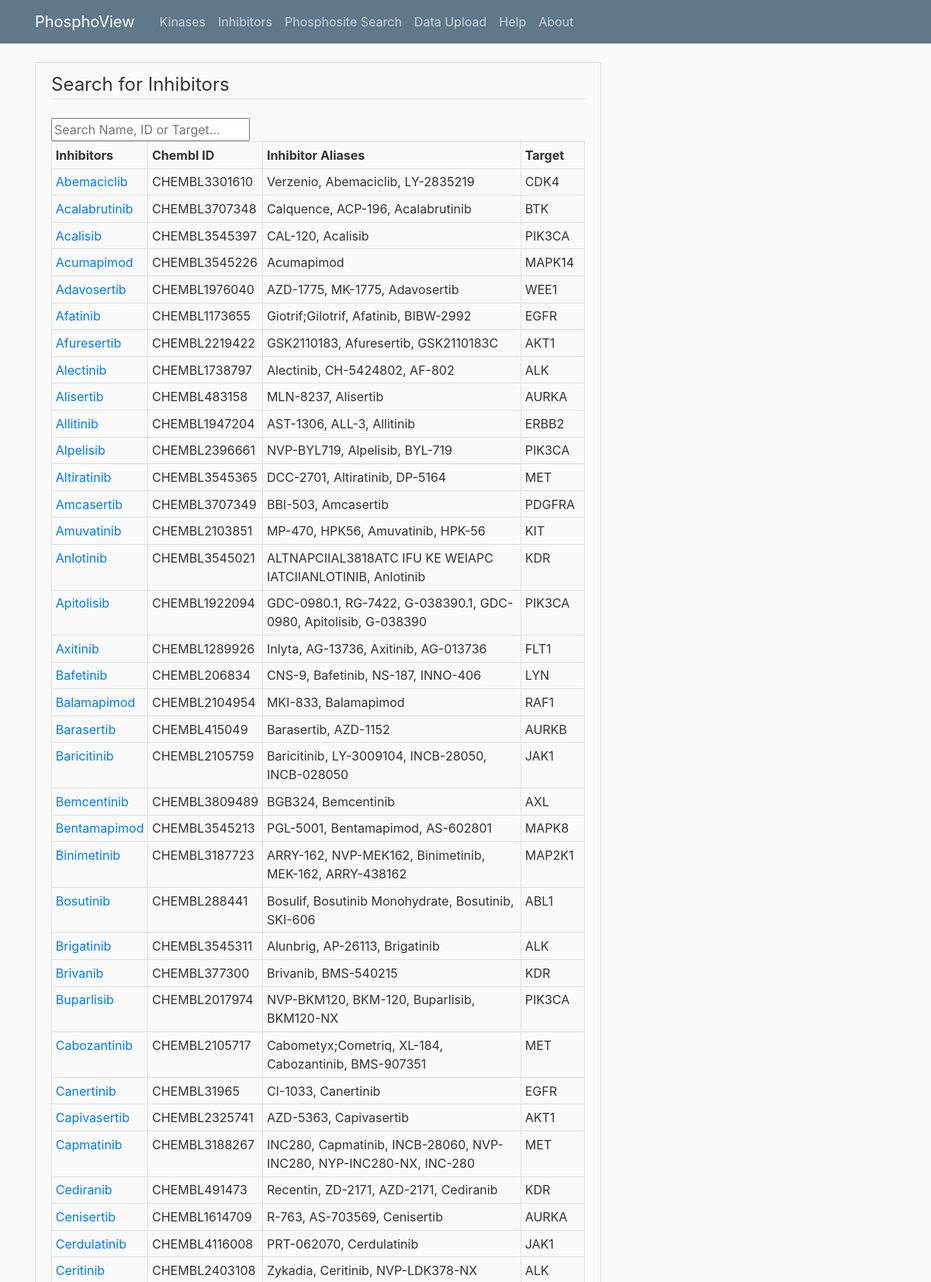
/Inhibitors (upper part), run on the app's committed database.
### Database/kinase_declarative.py (models this page shows, shortened)
class InhibitorMeta(Base):
    __tablename__ = 'inhibitor_meta'
    inhibitor_id = Column(Integer, primary_key=True)
    inhibitor_name = Column(String)
    molecular_weight = Column(Integer)
    smiles = Column(String)
    chembl_id = Column(Integer, nullable=True)
    inchi = Column(String)
    images_url = Column(String)
    kinases = relationship('KinaseGeneMeta', secondary="kinase_inhibitor_relations")
    def to_dict(self):
        output = {
                "inhibitor_id": self.inhibitor_id,
                "inhibitor_name": self.inhibitor_name,
                "molecular_weight": self.molecular_weight,
                "smiles": self.smiles,
                "inchi": self.inchi,
                "images_url": self.images_url,
                "kinases": self.get_kinase_list(),
                "inhibitor_aliases": [alias.inhibitor_alias for alias in self.inhibitor_aliases]
                }
        if self.chembl_id: #if chembl id is not none, then return the chembl id
            output["chembl_id"] = self.chembl_id
        return output
    def get_kinase_list(self):
        results = []
        for kinase_obj in self.kinases:
            tmp ={}
            tmp_list = []
            tmp["gene_name"] = kinase_obj.gene_name
            for alias_obj in kinase_obj.gene_aliases:
                tmp_list.append(alias_obj.gene_alias)
            tmp["gene_alias"] = tmp_list
            results.append(tmp)
        return results

class KinaseGeneMeta(Base):
    __tablename__ = 'kinase_gene_meta'
    protein_name = Column(String)
    uniprot_number = Column(Integer)
    uniprot_entry = Column(String)
    gene_name = Column(String, primary_key=True)
    kinase_family = Column(String)
    phosphosites = relationship('PhosphositeMeta', secondary='kinase_phosphosite_relations')
    inhibitors = relationship("InhibitorMeta", secondary="kinase_inhibitor_relations" )

class InhibitorName(Base):
    __tablename__ = 'inhibitor_names'
    inhibitor_name = Column(String, ForeignKey('inhibitor_meta.inhibitor_name'))
    inhibitor_alias = Column(String, primary_key=True)
    inhibitormeta = relationship('InhibitorMeta', backref=backref('inhibitor_aliases', uselist=True))

### app.py (the view)
@app.route("/Inhibitors", methods = ['GET', 'POST'])
def Inhibitors():
    ALL_inhibitors = get_all_inhibitors_meta()
    return render_template('inhibitors.html', title='Inhibitors', ALL_inhibitors=ALL_inhibitors)

### Database/kinase_functions.py (called while the page is built)
def get_all_inhibitors_meta():
    results = []
    inhibitors = s.query(InhibitorMeta).all() #query for all the inhibitors meta within the inhibitor_meta table
    for inhibitor in inhibitors:  #loop through the inhibitor object in the list
        results.append(inhibitor.to_dict()) #append the meta detail of each inhibitor as a dictionary to the list
    return results

### templates/inhibitors.html (shortened to what this page needs)
{% extends "layout.html" %}
{% block content %}
<div class ="content-section">
        <legend class="border-bottom mb-4">Search for Inhibitors
</legend>
<input type="text" id="myInput" onkeyup="myFunction()" placeholder="Search Name, ID or Target...">
<table id="myTable" class="table table-hover table-bordered table-sm">
  <tr>
     <th> Inhibitors </th>
     <th> Chembl ID </th>
     <th> Inhibitor Aliases </th>
     <th> Target </th>
  </tr>
  {% for dict_item in ALL_inhibitors %}
  <tr>
     <td> <a href = "/Inhibitors/{{dict_item['inhibitor_name']}}">{{ dict_item['inhibitor_name'] }}</a></td>
     <td> {{ dict_item['chembl_id'] }}</td>
     <td> {{",  ".join (dict_item['inhibitor_aliases']) }}</td>
     <td> {{ dict_item['kinases'][0]['gene_name'] }}</td>
  </tr>
  {% endfor %}
</table>
{% endblock content %}

### templates/layout.html (shortened to what this page needs)
<!DOCTYPE html>
<html>
<head>
    <link rel="stylesheet" href="https://maxcdn.bootstrapcdn.com/bootstrap/4.0.0/css/bootstrap.min.css">
    <link rel="stylesheet" type="text/css" href="{{ url_for('static', filename='main.css') }}">
</head>
<body>
    <header class="site-header">
      <nav class="navbar navbar-expand-md navbar-dark bg-steel fixed-top">
        <div class="container">
          <a class="navbar-brand mr-4" href="/">PhosphoView</a>
          <div class="collapse navbar-collapse" id="navbarToggle">
            <div class="navbar-nav mr-auto">
              <a class="nav-item nav-link" href="/HumanKinases">Kinases</a>
              <a class="nav-item nav-link" href="/Inhibitors">Inhibitors</a>
              <a class="nav-item nav-link" href="/Phosphosite">Phosphosite Search</a>
              <a class="nav-item nav-link" href="/upload">Data Upload</a>
              <a class="nav-item nav-link" href="/help">Help</a>
              <a class="nav-item nav-link" href="/about">About</a>
            </div>
          </div>
        </div>
      </nav>
    </header>
    <main role="main" class="container">
      <div class="row">
        <div class="col-md-8">
          {% block content %}{% endblock %}
        </div>
      </div>
    </main>
</body>
</html>

### static/main.css (style rules this page uses)
body { background: #fafafa; color: #333333; margin-top: 5rem; }
.bg-steel { background-color: #5f788a; }
.site-header .navbar-nav .nav-link { color: #cbd5db; }
.content-section { background: #fffff; padding: 10px 20px; border: 1px solid #dddddd; border-radius: 3px; margin-bottom: 20px; }

### data on the page
InhibitorMeta: inhibitor_name "Abemaciclib", chembl_id "CHEMBL3301610", inhibitor_aliases "Verzenio, Abemaciclib, LY-2835219", gene_name "CDK4"
InhibitorMeta: inhibitor_name "Acalabrutinib", chembl_id "CHEMBL3707348", inhibitor_aliases "Calquence, ACP-196, Acalabrutinib", gene_name "BTK"
InhibitorMeta: inhibitor_name "Acalisib", chembl_id "CHEMBL3545397", inhibitor_aliases "CAL-120, Acalisib", gene_name "PIK3CA"
InhibitorMeta: inhibitor_name "Acumapimod", chembl_id "CHEMBL3545226", gene_name "MAPK14"
InhibitorName: inhibitor_alias "Acumapimod"
InhibitorMeta: inhibitor_name "Adavosertib", chembl_id "CHEMBL1976040", inhibitor_aliases "AZD-1775, MK-1775, Adavosertib", gene_name "WEE1"
InhibitorMeta: inhibitor_name "Afatinib", chembl_id "CHEMBL1173655", inhibitor_aliases "Giotrif;Gilotrif, Afatinib, BIBW-2992", gene_name "EGFR"
InhibitorMeta: inhibitor_name "Afuresertib", chembl_id "CHEMBL2219422", inhibitor_aliases "GSK2110183, Afuresertib, GSK2110183C", gene_name "AKT1"
InhibitorMeta: inhibitor_name "Alectinib", chembl_id "CHEMBL1738797", inhibitor_aliases "Alectinib, CH-5424802, AF-802", gene_name "ALK"
InhibitorMeta: inhibitor_name "Alisertib", chembl_id "CHEMBL483158", inhibitor_aliases "MLN-8237, Alisertib", gene_name "AURKA"
InhibitorMeta: inhibitor_name "Allitinib", chembl_id "CHEMBL1947204", inhibitor_aliases "AST-1306, ALL-3, Allitinib", gene_name "ERBB2"
InhibitorMeta: inhibitor_name "Alpelisib", chembl_id "CHEMBL2396661", inhibitor_aliases "NVP-BYL719, Alpelisib, BYL-719", gene_name "PIK3CA"
InhibitorMeta: inhibitor_name "Altiratinib", chembl_id "CHEMBL3545365", inhibitor_aliases "DCC-2701, Altiratinib, DP-5164", gene_name "MET"
InhibitorMeta: inhibitor_name "Amcasertib", chembl_id "CHEMBL3707349", inhibitor_aliases "BBI-503, Amcasertib", gene_name "PDGFRA"
InhibitorMeta: inhibitor_name "Amuvatinib", chembl_id "CHEMBL2103851", inhibitor_aliases "MP-470, HPK56, Amuvatinib, HPK-56", gene_name "KIT"
InhibitorMeta: inhibitor_name "Anlotinib", chembl_id "CHEMBL3545021", inhibitor_aliases "ALTNAPCIIAL3818ATC IFU KE WEIAPC IATCIIANLOTINIB, Anlotinib", gene_name "KDR"
InhibitorMeta: inhibitor_name "Apitolisib", chembl_id "CHEMBL1922094", inhibitor_aliases "GDC-0980.1, RG-7422, G-038390.1, GDC-0980, Apitolisib, G-038390", gene_name "PIK3CA"
InhibitorMeta: inhibitor_name "Axitinib", chembl_id "CHEMBL1289926", inhibitor_aliases "Inlyta, AG-13736, Axitinib, AG-013736", gene_name "FLT1"
InhibitorMeta: inhibitor_name "Bafetinib", chembl_id "CHEMBL206834", inhibitor_aliases "CNS-9, Bafetinib, NS-187, INNO-406", gene_name "LYN"
InhibitorMeta: inhibitor_name "Balamapimod", chembl_id "CHEMBL2104954", inhibitor_aliases "MKI-833, Balamapimod", gene_name "RAF1"
InhibitorMeta: inhibitor_name "Barasertib", chembl_id "CHEMBL415049", inhibitor_aliases "Barasertib, AZD-1152", gene_name "AURKB"
InhibitorMeta: inhibitor_name "Baricitinib", chembl_id "CHEMBL2105759", inhibitor_aliases "Baricitinib, LY-3009104, INCB-28050, INCB-028050", gene_name "JAK1"
InhibitorMeta: inhibitor_name "Bemcentinib", chembl_id "CHEMBL3809489", inhibitor_aliases "BGB324, Bemcentinib", gene_name "AXL"
InhibitorMeta: inhibitor_name "Bentamapimod", chembl_id "CHEMBL3545213", inhibitor_aliases "PGL-5001, Bentamapimod, AS-602801", gene_name "MAPK8"
InhibitorMeta: inhibitor_name "Binimetinib", chembl_id "CHEMBL3187723", inhibitor_aliases "ARRY-162, NVP-MEK162, Binimetinib, MEK-162, ARRY-438162", gene_name "MAP2K1"
InhibitorMeta: inhibitor_name "Bosutinib", chembl_id "CHEMBL288441", inhibitor_aliases "Bosulif, Bosutinib Monohydrate, Bosutinib, SKI-606", gene_name "ABL1"
InhibitorMeta: inhibitor_name "Brigatinib", chembl_id "CHEMBL3545311", inhibitor_aliases "Alunbrig, AP-26113, Brigatinib", gene_name "ALK"
InhibitorMeta: inhibitor_name "Brivanib", chembl_id "CHEMBL377300", inhibitor_aliases "Brivanib, BMS-540215", gene_name "KDR"
InhibitorMeta: inhibitor_name "Buparlisib", chembl_id "CHEMBL2017974", inhibitor_aliases "NVP-BKM120, BKM-120, Buparlisib, BKM120-NX", gene_name "PIK3CA"
InhibitorMeta: inhibitor_name "Cabozantinib", chembl_id "CHEMBL2105717", inhibitor_aliases "Cabometyx;Cometriq, XL-184, Cabozantinib, BMS-907351", gene_name "MET"
InhibitorMeta: inhibitor_name "Canertinib", chembl_id "CHEMBL31965", inhibitor_aliases "CI-1033, Canertinib", gene_name "EGFR"
InhibitorMeta: inhibitor_name "Capivasertib", chembl_id "CHEMBL2325741", inhibitor_aliases "AZD-5363, Capivasertib", gene_name "AKT1"
InhibitorMeta: inhibitor_name "Capmatinib", chembl_id "CHEMBL3188267", inhibitor_aliases "INC280, Capmatinib, INCB-28060, NVP-INC280, NYP-INC280-NX, INC-280", gene_name "MET"
InhibitorMeta: inhibitor_name "Cediranib", chembl_id "CHEMBL491473", inhibitor_aliases "Recentin, ZD-2171, AZD-2171, Cediranib", gene_name "KDR"
InhibitorMeta: inhibitor_name "Cenisertib", chembl_id "CHEMBL1614709", inhibitor_aliases "R-763, AS-703569, Cenisertib", gene_name "AURKA"
InhibitorMeta: inhibitor_name "Cerdulatinib", chembl_id "CHEMBL4116008", inhibitor_aliases "PRT-062070, Cerdulatinib", gene_name "JAK1"
InhibitorMeta: inhibitor_name "Ceritinib", chembl_id "CHEMBL2403108", inhibitor_aliases "Zykadia, Ceritinib, NVP-LDK378-NX", gene_name "ALK"
